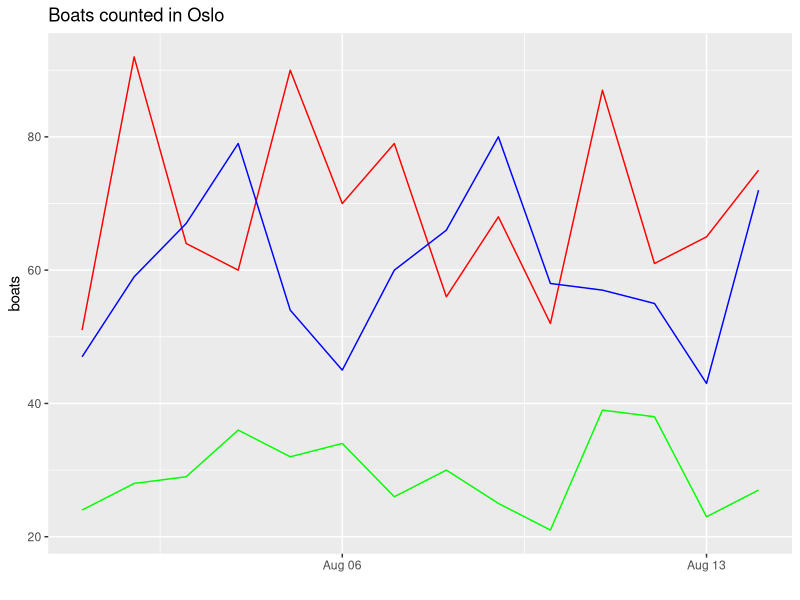
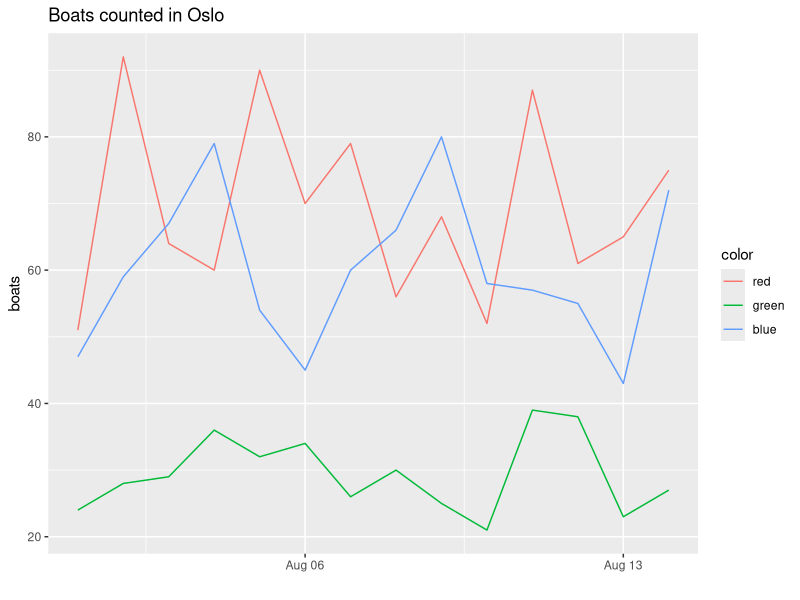
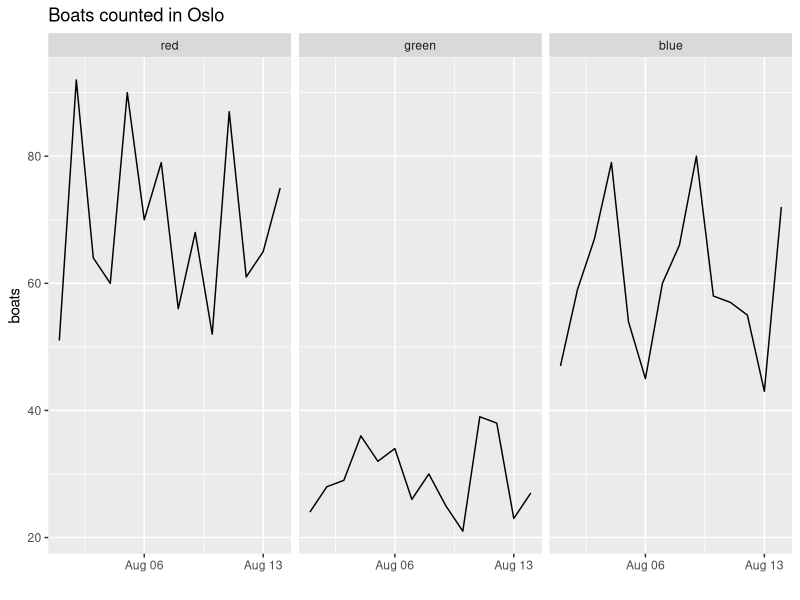

The R source for these figures, in order:
library(data.table)
library(ggplot2)
library(microbenchmark)
library(dplyr)

set.seed(5)

######################################################################
# First snippet: CREATE DATA #########################################
######################################################################

date <- seq.Date(as.Date('2001-08-01'),as.Date('2001-08-14'),by='day')
dayname <- weekdays(date)

red <- sample(50:100,14)
green <- sample(20:40,14)
blue <- sample(40:80,14)

boats <- data.table(date, dayname, red, green, blue)

######################################################################
# Second snippet: MELT DATA ##########################################
######################################################################

tidy_boats <- melt(boats,id.vars=c('date','dayname'),measure.vars=c('red','green','blue'),variable.name='color',value.name='count')

######################################################################
# Third snippet: PLOT SLOPPY DATA ####################################
######################################################################

ggplot(boats,aes(x=date)) +
  geom_line(aes(y=red),color='red') +
  geom_line(aes(y=green),color='green') +
  geom_line(aes(y=blue),color='blue') +
  labs(x='',y='boats',title='Boats counted in Oslo')

######################################################################
# Third snippet: PLOT TIDY DATA ######################################
######################################################################

ggplot(tidy_boats,aes(x=date,y=count,col=color,group=color)) +
  geom_line() +
  labs(x='',y='boats',title='Boats counted in Oslo')

######################################################################
# Fourth snippet: PLOT TIDY DATA FACETS ##############################
######################################################################

ggplot(tidy_boats,aes(x=date,y=count)) +
  geom_line() +
  labs(x='',y='boats',title='Boats counted in Oslo') +
  facet_grid(.~color)

######################################################################
# Fifth snippet: MICROBENCHMARKS #####################################
######################################################################

microbenchmark(tidy_boats[,.(total=sum(count)),by=date])
microbenchmark(tidy_boats %>% group_by(color) %>% summarise(total=sum(count)))

microbenchmark(tidy_boats[color == 'green'])
microbenchmark(tidy_boats %>% filter(color == green))

microbenchmark(tidy_boats[,.(date,color,count)])
microbenchmark(tidy_boats %>% select(date,color,count))
